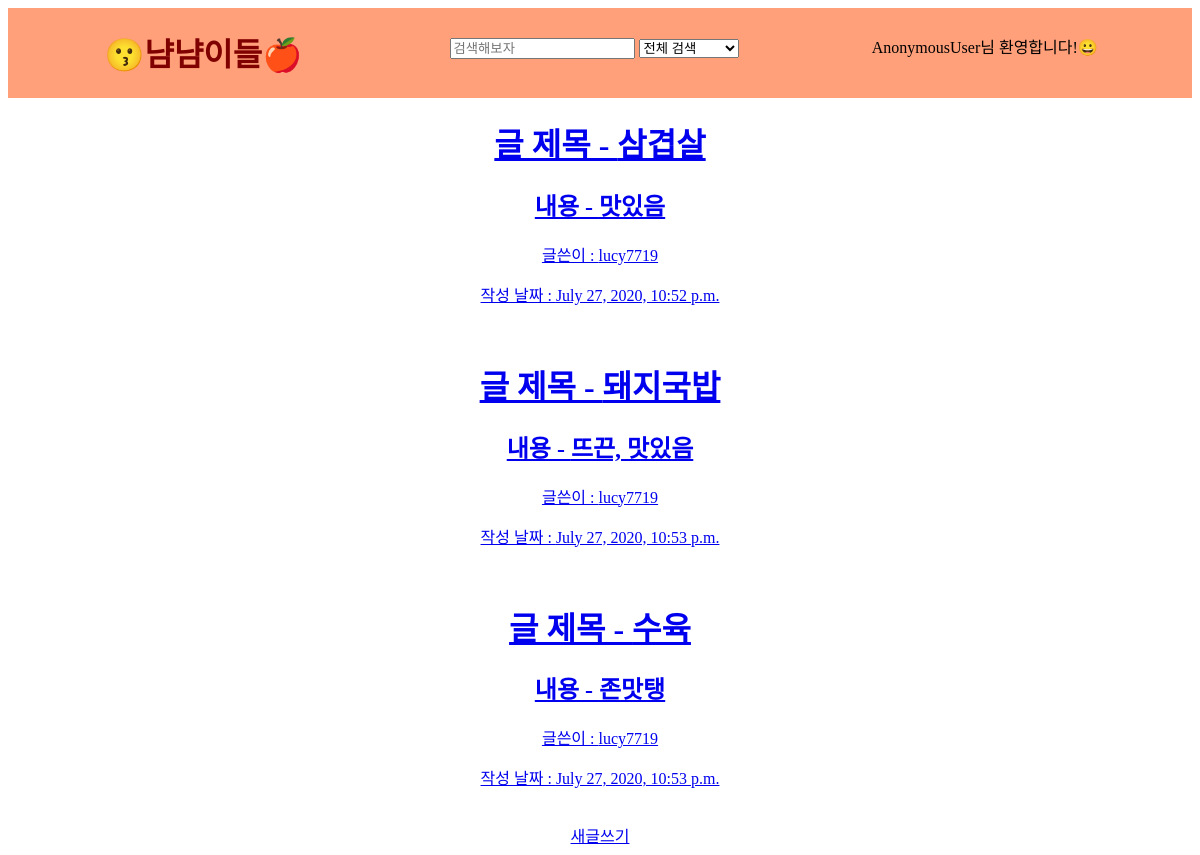
The page / on the database its author committed.
### app/models.py (models this page shows)
class Blog(models.Model):
    title = models.CharField(max_length=100)
    text = models.TextField(max_length=2000)
    author = models.ForeignKey(settings.AUTH_USER_MODEL, default=1, on_delete = models.CASCADE)
    time = models.DateTimeField(default=timezone.now)

### app/views.py (the view)
# urls.py: path('',app.views.index.as_view(),name='index'),
class index(ListView):
    template_name = 'index.html'
    context_object_name = 'blog_list'
    def get_queryset(self):
        return Blog.objects.all

### app/templates/index.html (shortened to what this page needs)
<!DOCTYPE html>
<html lang="en">
<head>
</head>
<body>
    <div class = first>
        <div class = sitename>
            <h1>😗냠냠이들🍎</h1>
        </div>
        <div class = box>
            <form action ="{% url 'result' %}" method='GET'>
                <input class = "input_box" type="text" name="query" value="{{query}}" placeholder="검색해보자">
                <select name = "selected">
                    <option value="all">전체 검색</option>
                </select>
            </form>
        </div>
        <div class = username>
            <p>{{user}}님 환영합니다!😀</p>
        </div>
    </div>
    <div class = second>
        {% for i in blog_list %}
        <a href="{% url 'detail' i.id %}">
            <h1>글 제목 - {{i.title}}</h1>
            <h2>내용 - {{i.text}}</h2>
            <p>글쓴이 : {{i.author}}</p>
            <p>작성 날짜 : {{i.time}}</p>
    </a>
    <br>
    {% endfor %}
    </div>
    <div class="writenew">
        <a href="{% url 'create' %}">새글쓰기</a>
    </div>
</body>
</html>

### app/templates/index.html (style rules this page uses)
.first { text-align: center; background-color:lightsalmon; display:flex; width:100%; height:90px; }
.sitename { height: 80px; width: 33%; color: maroon; }
.box { height: 80px; width:33%; top:60%; margin-top: 30px; }
.username { height: 45px; width:33%; margin-top: 10px; }
.second { text-align: center; }
.writenew { text-align: center; }

### rows shown on the page
Blog: title "삼겹살", text "맛있음", author "lucy7719", time "July 27, 2020, 10:52 p.m."
Blog: title "돼지국밥", text "뜨끈, 맛있음", author "lucy7719", time "July 27, 2020, 10:53 p.m."
Blog: title "수육", text "존맛탱", author "lucy7719", time "July 27, 2020, 10:53 p.m."

### other values the page prints
{{ user }} "AnonymousUser"
